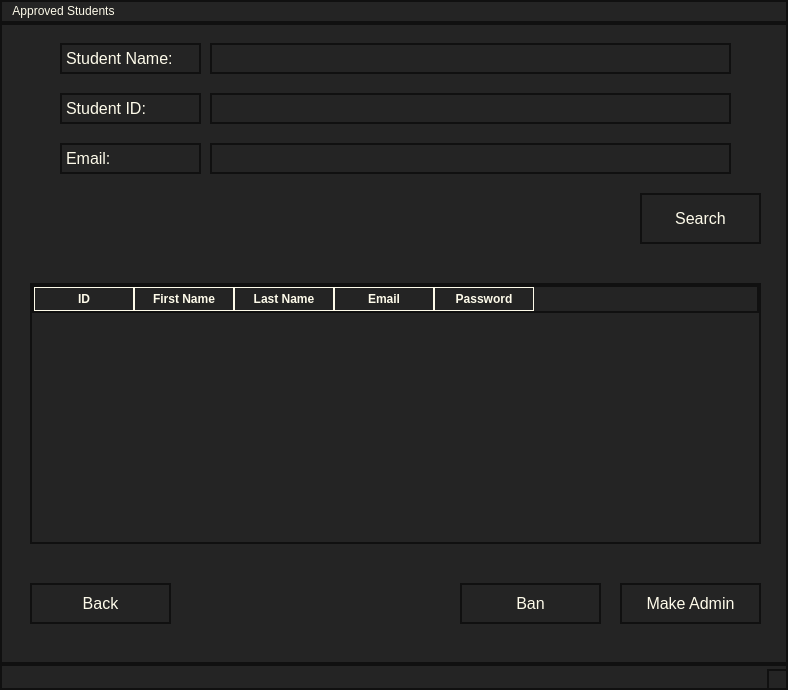
<?xml version="1.0" encoding="UTF-8"?>
<ui version="4.0">
 <class>MainWindow</class>
 <widget class="QMainWindow" name="MainWindow">
  <property name="geometry">
   <rect>
    <x>0</x>
    <y>0</y>
    <width>788</width>
    <height>690</height>
   </rect>
  </property>
  <property name="windowTitle">
   <string>MainWindow</string>
  </property>
  <property name="styleSheet">
   <string notr="true">background-color: rgb(36, 36, 36);
color: rgb(254, 251, 234);
border: 2px solid rgb(16, 16, 16);</string>
  </property>
  <widget class="QWidget" name="centralwidget">
   <widget class="QLabel" name="label">
    <property name="geometry">
     <rect>
      <x>60</x>
      <y>20</y>
      <width>141</width>
      <height>31</height>
     </rect>
    </property>
    <property name="font">
     <font>
      <pointsize>12</pointsize>
     </font>
    </property>
    <property name="text">
     <string>Student Name:</string>
    </property>
   </widget>
   <widget class="QLabel" name="label_3">
    <property name="geometry">
     <rect>
      <x>60</x>
      <y>120</y>
      <width>141</width>
      <height>31</height>
     </rect>
    </property>
    <property name="font">
     <font>
      <pointsize>12</pointsize>
     </font>
    </property>
    <property name="text">
     <string>Email:</string>
    </property>
   </widget>
   <widget class="QLineEdit" name="StdName">
    <property name="geometry">
     <rect>
      <x>210</x>
      <y>20</y>
      <width>521</width>
      <height>31</height>
     </rect>
    </property>
   </widget>
   <widget class="QPushButton" name="Search">
    <property name="geometry">
     <rect>
      <x>640</x>
      <y>170</y>
      <width>121</width>
      <height>51</height>
     </rect>
    </property>
    <property name="font">
     <font>
      <pointsize>12</pointsize>
     </font>
    </property>
    <property name="text">
     <string>Search</string>
    </property>
   </widget>
   <widget class="QLineEdit" name="StdId">
    <property name="geometry">
     <rect>
      <x>210</x>
      <y>70</y>
      <width>521</width>
      <height>31</height>
     </rect>
    </property>
   </widget>
   <widget class="QPushButton" name="MakeAdmin">
    <property name="geometry">
     <rect>
      <x>620</x>
      <y>560</y>
      <width>141</width>
      <height>41</height>
     </rect>
    </property>
    <property name="font">
     <font>
      <pointsize>12</pointsize>
     </font>
    </property>
    <property name="text">
     <string>Make Admin</string>
    </property>
   </widget>
   <widget class="QLineEdit" name="Email">
    <property name="geometry">
     <rect>
      <x>210</x>
      <y>120</y>
      <width>521</width>
      <height>31</height>
     </rect>
    </property>
   </widget>
   <widget class="QPushButton" name="Back">
    <property name="geometry">
     <rect>
      <x>30</x>
      <y>560</y>
      <width>141</width>
      <height>41</height>
     </rect>
    </property>
    <property name="font">
     <font>
      <pointsize>12</pointsize>
     </font>
    </property>
    <property name="text">
     <string>Back</string>
    </property>
   </widget>
   <widget class="QLabel" name="label_2">
    <property name="geometry">
     <rect>
      <x>60</x>
      <y>70</y>
      <width>141</width>
      <height>31</height>
     </rect>
    </property>
    <property name="font">
     <font>
      <pointsize>12</pointsize>
     </font>
    </property>
    <property name="text">
     <string>Student ID:</string>
    </property>
   </widget>
   <widget class="QPushButton" name="Ban">
    <property name="geometry">
     <rect>
      <x>460</x>
      <y>560</y>
      <width>141</width>
      <height>41</height>
     </rect>
    </property>
    <property name="font">
     <font>
      <pointsize>12</pointsize>
     </font>
    </property>
    <property name="text">
     <string>Ban</string>
    </property>
   </widget>
   <widget class="QTableWidget" name="ShowStds">
    <property name="geometry">
     <rect>
      <x>30</x>
      <y>260</y>
      <width>731</width>
      <height>261</height>
     </rect>
    </property>
    <property name="styleSheet">
     <string notr="true">QHeaderView::section {
                background-color:  rgb(36, 36, 36);  /* Header background */
                color:  rgb(254, 251, 234);             /* Header text color */
                font-weight: bold;        /* Bold text (optional) */
                border: 1px solid  rgb(254, 251, 234);  /* Header border (optional) */
                padding: 4px;             /* Padding inside header cells */
            }</string>
    </property>
    <column>
     <property name="text">
      <string>ID</string>
     </property>
    </column>
    <column>
     <property name="text">
      <string>First Name</string>
     </property>
    </column>
    <column>
     <property name="text">
      <string>Last Name</string>
     </property>
    </column>
    <column>
     <property name="text">
      <string>Email</string>
     </property>
    </column>
    <column>
     <property name="text">
      <string>Password</string>
     </property>
    </column>
   </widget>
  </widget>
  <widget class="QMenuBar" name="menubar">
   <property name="geometry">
    <rect>
     <x>0</x>
     <y>0</y>
     <width>788</width>
     <height>30</height>
    </rect>
   </property>
   <widget class="QMenu" name="menuApproved_Students">
    <property name="title">
     <string>Approved Students</string>
    </property>
   </widget>
   <addaction name="menuApproved_Students"/>
  </widget>
  <widget class="QStatusBar" name="statusbar"/>
 </widget>
 <resources/>
 <connections/>
</ui>
